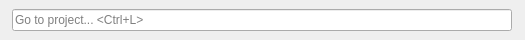
<?xml version="1.0" encoding="UTF-8"?>
<ui version="4.0">
 <class>BrowserFilter</class>
 <widget class="QWidget" name="BrowserFilter">
  <property name="geometry">
   <rect>
    <x>0</x>
    <y>0</y>
    <width>525</width>
    <height>40</height>
   </rect>
  </property>
  <property name="windowTitle">
   <string>Form</string>
  </property>
  <layout class="QHBoxLayout" name="horizontalLayout">
   <property name="leftMargin">
    <number>10</number>
   </property>
   <property name="topMargin">
    <number>0</number>
   </property>
   <property name="rightMargin">
    <number>10</number>
   </property>
   <property name="bottomMargin">
    <number>0</number>
   </property>
   <item>
    <widget class="QLineEdit" name="lineEditFilter">
     <property name="sizePolicy">
      <sizepolicy hsizetype="Fixed" vsizetype="Fixed">
       <horstretch>0</horstretch>
       <verstretch>0</verstretch>
      </sizepolicy>
     </property>
     <property name="minimumSize">
      <size>
       <width>500</width>
       <height>0</height>
      </size>
     </property>
     <property name="alignment">
      <set>Qt::AlignLeading|Qt::AlignLeft|Qt::AlignVCenter</set>
     </property>
     <property name="placeholderText">
      <string>Go to project... &lt;Ctrl+L&gt;</string>
     </property>
     <property name="clearButtonEnabled">
      <bool>true</bool>
     </property>
    </widget>
   </item>
  </layout>
 </widget>
 <resources/>
 <connections/>
</ui>
